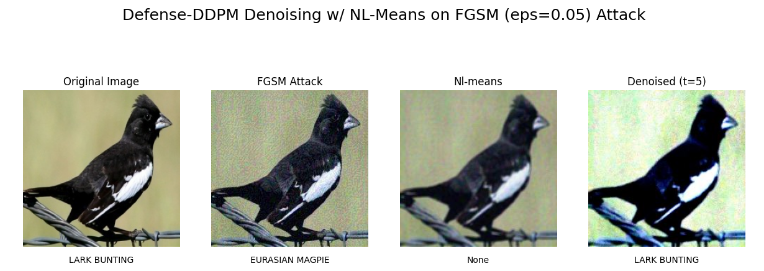
#> input picture Defense-DDPM-NL-means.png, 764 x 271 px; its folder holds only this picture in this run
$ python -i wavelet_preprocess.py   (imports and definitions only)
#> lines starting #> are read from the running program, lines starting #| are printed output that depends on the picture
import cv2
import numpy as np
import pywt
import matplotlib.pyplot as plt
import os

def load_image(image_path):
    return cv2.imread(image_path, cv2.IMREAD_COLOR)

def apply_wavelet_transform(image):
    # Apply a 2-level discrete wavelet transform using the Haar wavelet
    coeffs = [pywt.wavedec2(image[:, :, i], 'haar', level=2) for i in range(3)]
    return coeffs

def threshold(coeffs, threshold_value):
    """Apply soft thresholding to the wavelet coefficients of each channel."""
    thresholded_coeffs = []
    for channel in coeffs:
        cA, details = channel[0], channel[1:]
        thresholded_details = []
        for level in details:
            cH, cV, cD = level
            cH = pywt.threshold(cH, threshold_value, mode='soft')
            cV = pywt.threshold(cV, threshold_value, mode='soft')
            cD = pywt.threshold(cD, threshold_value, mode='soft')
            thresholded_details.append((cH, cV, cD))
        thresholded_coeffs.append([cA] + thresholded_details)
    return thresholded_coeffs

def reconstruct_image(coeffs):
    # Reconstruct each channel from its coefficients
    channels = [pywt.waverec2(c, 'haar') for c in coeffs]
    # Normalize each channel
    channels = [cv2.normalize(c, None, 0, 255, cv2.NORM_MINMAX) for c in channels]
    channels = [np.uint8(c) for c in channels]
    return cv2.merge(channels)


def display_images(original, denoised):
    """Display the original and denoised images side by side."""
    original_rgb = cv2.cvtColor(original, cv2.COLOR_BGR2RGB)
    denoised_rgb = cv2.cvtColor(denoised, cv2.COLOR_BGR2RGB)
    plt.figure(figsize=(10, 5))
    plt.subplot(1, 2, 1)
    plt.imshow(original_rgb)
    plt.title('Original Image')
    plt.subplot(1, 2, 2)
    plt.imshow(denoised_rgb)
    plt.title('Denoised Image')
    plt.show()


def process_image(file_path, output_path):
    # Read the image
#> called with file_path = '../Defense-DDPM-NL-means.png', output_path = 'out.png'
    image = load_image(file_path)
#> in load_image, returned value is the input picture: shape (271, 764, 3); mean B, G, R 185.4, 194.7, 191.8

    # Apply the preprocessing algorithm
    coeffs = apply_wavelet_transform(image)
#> in apply_wavelet_transform, `coeffs = [pywt.wavedec2(image[:, :, i], 'haar', level=2) for i in rang..`: coeffs = 3 items
#> coeffs = 3 items
    threshold_value = np.median([np.abs(coeffs[c][-1][-1]) for c in range(3)]) / 0.6745
#> threshold_value = 0
    coeffs_denoised = threshold(coeffs, threshold_value)
#> the loop in threshold, `for channel in coeffs:` made 3 passes
#> pass 1, in threshold, `cA, details = channel[0], channel[1:]`:
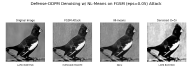
#> cA: shape (68, 191) float64; min 0, max 1020, mean 742.6; drawn with min black and max white
#> pass 2, in threshold, `cA, details = channel[0], channel[1:]`:
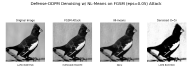
#> cA: shape (68, 191) float64; min 0, max 1020, mean 779.5; drawn with min black and max white
#> pass 3, in threshold, `cA, details = channel[0], channel[1:]`:
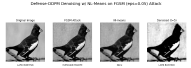
#> cA: shape (68, 191) float64; min 0, max 1020, mean 768.1; drawn with min black and max white
#> after the loop in threshold, `for channel in coeffs:`: thresholded_coeffs = 3 items
#> coeffs_denoised = 3 items
    image_denoised = reconstruct_image(coeffs_denoised)
#> in reconstruct_image, `return cv2.merge(channels)`:
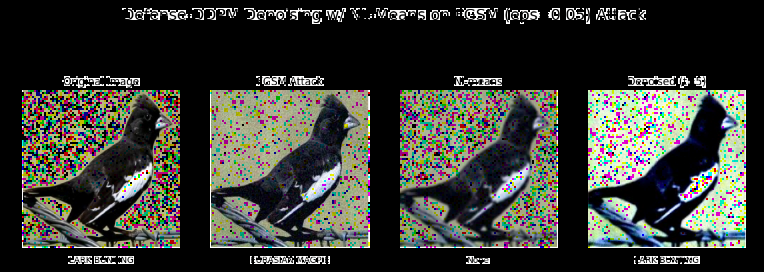
#> returned value: shape (272, 764, 3); mean of channels 0, 1, 2 53.5, 59.1, 57.6; drawn as B, G, R

    # Save the denoised image
    cv2.imwrite(output_path, image_denoised)

def process_directory(input_dir, output_dir):
    for subdir, dirs, files in os.walk(input_dir):
        for file in files:
            input_path = os.path.join(subdir, file)
            relative_path = os.path.relpath(input_path, input_dir)
            output_path = os.path.join(output_dir, relative_path)
            os.makedirs(os.path.dirname(output_path), exist_ok=True)
            process_image(input_path, output_path)


# [4 lines not run here, left out]


>>> result = process_image('../Defense-DDPM-NL-means.png', 'out.png')
